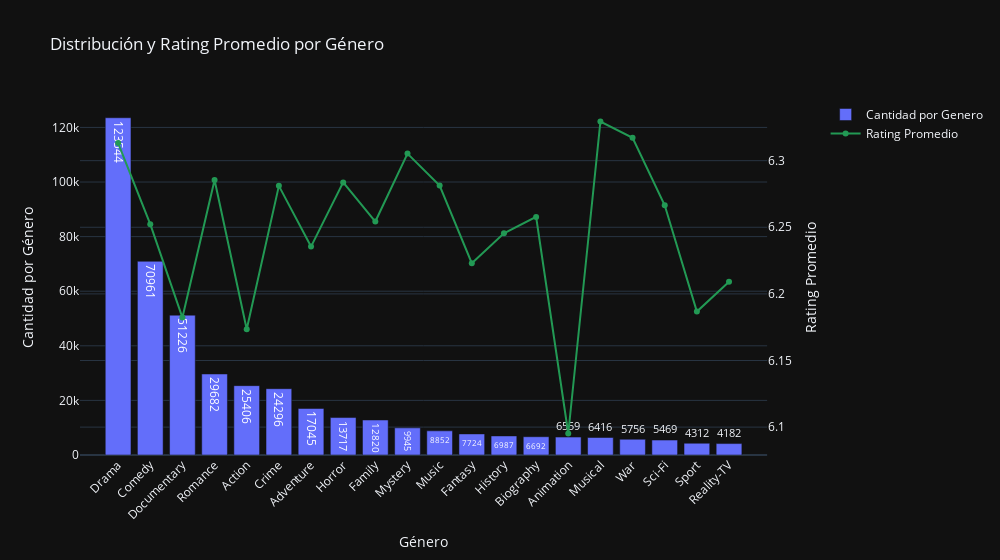

Here is the notebook cell this chart was saved with:
### Markdown cell above
Pregunta numero 2: ¿Cual es el rating promedio por género?

### Code cell
def pregunta_2():
    global df_title_basics, df_title_ratings, df_tmdb
    
    
    # separar los generos en valores individuales (uso assign y split para mejor comprencion)
    df_exploded = df_title_basics.assign(genre=df_title_basics['genres'].str.split(',').explode('genre'))
    # df_exploded dataset con los generos separados.
    
     # uniendo los dataset por la columna tconst 
    df_merged_pg2 = df_exploded.merge(df_title_ratings, on='tconst') 
    
    # lista de generos no deseados.
    unwanted_genres = ['Short', 'Adult', 'News', 'Game-Show', 'Adult', 'Talk-Show', 'Western', 'Film-Noir','Thriller', 'TV Movie']

    # filtral los generos no deseados.
    df_merged_pg2 = df_merged_pg2[~df_merged_pg2['genre'].isin(unwanted_genres)]
    
    '''"Muestreo de 1000 datos para obtener 
        medias con higualdad de provavilidades 
    ''' 
    # Creando DF vacio para llenar con los datos del muestreo.
    df_genre_rating_sample = pd.DataFrame()
    
    # Agrupo por genero
    df_genre_ratings = df_merged_pg2.groupby('genre')
    """
     verifico mi generos para ver si nesecito muestreo con reemplazo. 
     print(df_genre_ratings['genre'].value_counts())
     
     y utiliso if y else, para usar reemplaso si el genero tiene menos de 1000 valores
     y sin reemplaso si tiene mas de 1000 valores.
     
     df_genre_rating_sample['genre'].value_counts().head(20) # reviso si esta correcto 
     con 1000 muestras cada genero.
    """
    for genre, group in df_genre_ratings:
        if len(group)< 1000:
            genre_sample = group.sample(n=1000, replace=True, random_state=100)
        else:
            genre_sample = group.sample(n=1000, random_state=100)
    
        df_genre_rating_sample = pd.concat([df_genre_rating_sample, genre_sample], ignore_index=True) 
        
         # Agrupar por genero y obtener la media arimetica de los rating por genero.
        df_genre_ratings = df_genre_rating_sample.groupby('genre')['averageRating'].mean().reset_index()
        df_genre_ratings.columns = ['Genero', 'Rating Promedio']
        
        # creo un df con el total de cada genero.
        df_genre_count = df_exploded['genre'].value_counts().reset_index()
        df_genre_count.columns = ['Genero', 'Count']
        
        # Uniendo el df que contiene la contida de por generos y el que contiene el rating promedo por genero.
        df_combined = df_genre_ratings.merge(df_genre_count, on='Genero')
        df_combined = df_combined.sort_values('Count', ascending=False) # organizo decendente por la columna Count.
        
        
        
        
         
          # crear la fig combinada
    fig_comb = make_subplots(specs=[[{'secondary_y': True}]])

  
  
        # crear el grafico de barras.
    fig_comb.add_trace(
        go.Bar(x=df_combined['Genero'], y=df_combined['Count'], text=df_combined['Count'],
            name='Cantidad por Genero'))

       # Anadir la linea del Rating Promedio.
    fig_comb.add_trace(
        go.Scatter(x=df_combined['Genero'], y=df_combined['Rating Promedio'],
            mode='lines+markers', name='Rating Promedio', marker=dict(color='#229954')),
            secondary_y=True)


        # Actualizar el layout
    fig_comb.update_layout(
        width=1000,
        title_text='Distribución y Rating Promedio por Género',
        xaxis_title='Género',
        yaxis_title='Cantidad por Género',
        xaxis=dict(
        tickangle=-45 # inclina los nombres de generos en las barras a 45gd
        ),
        yaxis2=dict(
        title='Rating Promedio',
        overlaying='y',
        side='right'),
    
        template='plotly_dark'
    )

        # Mostral el grafico.
    fig_comb.show()
        

pregunta_2()

### Figure 1 — Plotly figure (JSON) as saved in the notebook; plotly's stock layout.template omitted (floating-point values rounded to 4 significant figures)
{"data": [{"name": "Cantidad por Genero", "text": [123544, 70961, 51226, 29682, 25406, 24296, 17045, 13717, 12820, 9945, 8852, 7724, 6987, 6692, 6559, 6416, 5756, 5469, 4312, 4182], "type": "bar", "x": ["Drama", "Comedy", "Documentary", "Romance", "Action", "Crime", "Adventure", "Horror", "Family", "Mystery", "Music", "Fantasy", "History", "Biography", "Animation", "Musical", "War", "Sci-Fi", "Sport", "Reality-TV"], "y": [123544, 70961, 51226, 29682, 25406, 24296, 17045, 13717, 12820, 9945, 8852, 7724, 6987, 6692, 6559, 6416, 5756, 5469, 4312, 4182]}, {"marker": {"color": "#229954"}, "mode": "lines+markers", "name": "Rating Promedio", "type": "scatter", "x": ["Drama", "Comedy", "Documentary", "Romance", "Action", "Crime", "Adventure", "Horror", "Family", "Mystery", "Music", "Fantasy", "History", "Biography", "Animation", "Musical", "War", "Sci-Fi", "Sport", "Reality-TV"], "xaxis": "x", "y": [6.313, 6.252, 6.182, 6.285, 6.173, 6.281, 6.236, 6.284, 6.254, 6.305, 6.281, 6.223, 6.245, 6.258, 6.095, 6.329, 6.317, 6.266, 6.187, 6.209], "yaxis": "y2"}], "layout": {"title": {"text": "Distribución y Rating Promedio por Género"}, "width": 1000, "xaxis": {"anchor": "y", "domain": [0, 0.94], "tickangle": -45, "title": {"text": "Género"}}, "yaxis": {"anchor": "x", "domain": [0, 1], "title": {"text": "Cantidad por Género"}}, "yaxis2": {"anchor": "x", "overlaying": "y", "side": "right", "title": {"text": "Rating Promedio"}}}}
